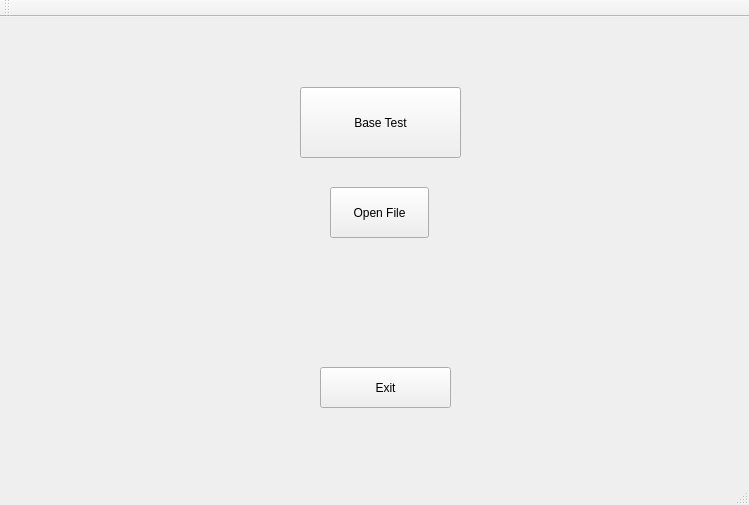
<?xml version="1.0" encoding="UTF-8"?>
<ui version="4.0">
 <class>MainWindow</class>
 <widget class="QMainWindow" name="MainWindow">
  <property name="geometry">
   <rect>
    <x>0</x>
    <y>0</y>
    <width>749</width>
    <height>505</height>
   </rect>
  </property>
  <property name="windowTitle">
   <string>MainWindow</string>
  </property>
  <widget class="QWidget" name="centralWidget">
   <widget class="QPushButton" name="pushButton">
    <property name="geometry">
     <rect>
      <x>300</x>
      <y>70</y>
      <width>161</width>
      <height>71</height>
     </rect>
    </property>
    <property name="styleSheet">
     <string notr="true"/>
    </property>
    <property name="text">
     <string>Base Test</string>
    </property>
   </widget>
   <widget class="QPushButton" name="pushButton_2">
    <property name="geometry">
     <rect>
      <x>320</x>
      <y>350</y>
      <width>131</width>
      <height>41</height>
     </rect>
    </property>
    <property name="text">
     <string>Exit</string>
    </property>
   </widget>
   <widget class="QPushButton" name="pushButton_3">
    <property name="geometry">
     <rect>
      <x>330</x>
      <y>170</y>
      <width>99</width>
      <height>51</height>
     </rect>
    </property>
    <property name="text">
     <string>Open File</string>
    </property>
   </widget>
   <zorder>pushButton_2</zorder>
   <zorder>pushButton</zorder>
   <zorder>pushButton_3</zorder>
  </widget>
  <widget class="QMenuBar" name="menuBar">
   <property name="geometry">
    <rect>
     <x>0</x>
     <y>0</y>
     <width>749</width>
     <height>25</height>
    </rect>
   </property>
  </widget>
  <widget class="QToolBar" name="mainToolBar">
   <attribute name="toolBarArea">
    <enum>TopToolBarArea</enum>
   </attribute>
   <attribute name="toolBarBreak">
    <bool>false</bool>
   </attribute>
  </widget>
  <widget class="QStatusBar" name="statusBar"/>
 </widget>
 <layoutdefault spacing="6" margin="11"/>
 <resources/>
 <connections/>
</ui>
